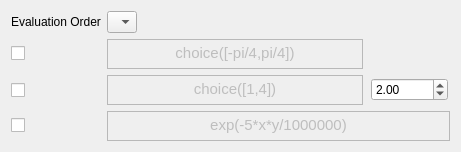
                          <widget class="QWidget" name="tab_10">
                           <attribute name="title">
                            <string>Elliptical</string>
                           </attribute>
                           <layout class="QGridLayout" name="gridLayout_22">
                            <item row="5" column="3" alignment="Qt::AlignHCenter">
                             <widget class="QDoubleSpinBox" name="doubleSpinBox_Rrvector">
                              <property name="minimum">
                               <double>0.010000000000000</double>
                              </property>
                              <property name="maximum">
                               <double>99999.000000000000000</double>
                              </property>
                              <property name="value">
                               <double>2.000000000000000</double>
                              </property>
                             </widget>
                            </item>
                            <item row="6" column="0" alignment="Qt::AlignLeft">
                             <widget class="QCheckBox" name="checkBox_adotrvector">
                              <property name="text">
                               <string/>
                              </property>
                              <property name="icon">
                               <iconset resource="resourceLIST.qrc">
                                <normaloff>:/adotr.png</normaloff>:/adotr.png</iconset>
                              </property>
                              <property name="iconSize">
                               <size>
                                <width>70</width>
                                <height>25</height>
                               </size>
                              </property>
                             </widget>
                            </item>
                            <item row="6" column="1" colspan="3">
                             <widget class="QTextEdit" name="textEdit_adotrvector">
                              <property name="enabled">
                               <bool>false</bool>
                              </property>
                              <property name="minimumSize">
                               <size>
                                <width>0</width>
                                <height>30</height>
                               </size>
                              </property>
                              <property name="maximumSize">
                               <size>
                                <width>16777215</width>
                                <height>30</height>
                               </size>
                              </property>
                              <property name="html">
                               <string>&lt;!DOCTYPE HTML PUBLIC &quot;-//W3C//DTD HTML 4.0//EN&quot; &quot;http://www.w3.org/TR/REC-html40/strict.dtd&quot;&gt;
&lt;html&gt;&lt;head&gt;&lt;meta name=&quot;qrichtext&quot; content=&quot;1&quot; /&gt;&lt;style type=&quot;text/css&quot;&gt;
p, li { white-space: pre-wrap; }
&lt;/style&gt;&lt;/head&gt;&lt;body style=&quot; font-family:'Ubuntu'; font-size:11pt; font-weight:400; font-style:normal;&quot;&gt;
&lt;p align=&quot;center&quot; style=&quot; margin-top:0px; margin-bottom:0px; margin-left:0px; margin-right:0px; -qt-block-indent:0; text-indent:0px;&quot;&gt;exp(-5*x*y/1000000)&lt;/p&gt;&lt;/body&gt;&lt;/html&gt;</string>
                              </property>
                             </widget>
                            </item>
                            <item row="2" column="0" alignment="Qt::AlignLeft">
                             <widget class="QCheckBox" name="checkBox_thetarvector">
                              <property name="text">
                               <string/>
                              </property>
                              <property name="icon">
                               <iconset resource="resourceLIST.qrc">
                                <normaloff>:/thetarvector.png</normaloff>:/thetarvector.png</iconset>
                              </property>
                              <property name="iconSize">
                               <size>
                                <width>70</width>
                                <height>30</height>
                               </size>
                              </property>
                             </widget>
                            </item>
                            <item row="5" column="1" colspan="2">
                             <widget class="QTextEdit" name="textEdit_Rrvector">
                              <property name="enabled">
                               <bool>false</bool>
                              </property>
                              <property name="maximumSize">
                               <size>
                                <width>16777215</width>
                                <height>30</height>
                               </size>
                              </property>
                              <property name="html">
                               <string>&lt;!DOCTYPE HTML PUBLIC &quot;-//W3C//DTD HTML 4.0//EN&quot; &quot;http://www.w3.org/TR/REC-html40/strict.dtd&quot;&gt;
&lt;html&gt;&lt;head&gt;&lt;meta name=&quot;qrichtext&quot; content=&quot;1&quot; /&gt;&lt;style type=&quot;text/css&quot;&gt;
p, li { white-space: pre-wrap; }
&lt;/style&gt;&lt;/head&gt;&lt;body style=&quot; font-family:'Ubuntu'; font-size:11pt; font-weight:400; font-style:normal;&quot;&gt;
&lt;p align=&quot;center&quot; style=&quot; margin-top:0px; margin-bottom:0px; margin-left:0px; margin-right:0px; -qt-block-indent:0; text-indent:0px;&quot;&gt;choice([1,4])&lt;/p&gt;&lt;/body&gt;&lt;/html&gt;</string>
                              </property>
                             </widget>
                            </item>
                            <item row="5" column="0">
                             <widget class="QCheckBox" name="checkBox_Rrvector">
                              <property name="enabled">
                               <bool>true</bool>
                              </property>
                              <property name="maximumSize">
                               <size>
                                <width>16777215</width>
                                <height>30</height>
                               </size>
                              </property>
                              <property name="palette">
                               <palette>
                                <active>
                                 <colorrole role="WindowText">
                                  <brush brushstyle="SolidPattern">
                                   <color alpha="255">
                                    <red>76</red>
                                    <green>76</green>
                                    <blue>76</blue>
                                   </color>
                                  </brush>
                                 </colorrole>
                                 <colorrole role="Text">
                                  <brush brushstyle="SolidPattern">
                                   <color alpha="255">
                                    <red>60</red>
                                    <green>60</green>
                                    <blue>60</blue>
                                   </color>
                                  </brush>
                                 </colorrole>
                                 <colorrole role="ButtonText">
                                  <brush brushstyle="SolidPattern">
                                   <color alpha="255">
                                    <red>76</red>
                                    <green>76</green>
                                    <blue>76</blue>
                                   </color>
                                  </brush>
                                 </colorrole>
                                 <colorrole role="Highlight">
                                  <brush brushstyle="SolidPattern">
                                   <color alpha="255">
                                    <red>240</red>
                                    <green>119</green>
                                    <blue>70</blue>
                                   </color>
                                  </brush>
                                 </colorrole>
                                 <colorrole role="HighlightedText">
                                  <brush brushstyle="SolidPattern">
                                   <color alpha="255">
                                    <red>254</red>
                                    <green>254</green>
                                    <blue>254</blue>
                                   </color>
                                  </brush>
                                 </colorrole>
                                </active>
                                <inactive>
                                 <colorrole role="WindowText">
                                  <brush brushstyle="SolidPattern">
                                   <color alpha="255">
                                    <red>76</red>
                                    <green>76</green>
                                    <blue>76</blue>
                                   </color>
                                  </brush>
                                 </colorrole>
                                 <colorrole role="Text">
                                  <brush brushstyle="SolidPattern">
                                   <color alpha="255">
                                    <red>60</red>
                                    <green>60</green>
                                    <blue>60</blue>
                                   </color>
                                  </brush>
                                 </colorrole>
                                 <colorrole role="ButtonText">
                                  <brush brushstyle="SolidPattern">
                                   <color alpha="255">
                                    <red>76</red>
                                    <green>76</green>
                                    <blue>76</blue>
                                   </color>
                                  </brush>
                                 </colorrole>
                                 <colorrole role="Highlight">
                                  <brush brushstyle="SolidPattern">
                                   <color alpha="255">
                                    <red>228</red>
                                    <green>226</green>
                                    <blue>224</blue>
                                   </color>
                                  </brush>
                                 </colorrole>
                                 <colorrole role="HighlightedText">
                                  <brush brushstyle="SolidPattern">
                                   <color alpha="255">
                                    <red>42</red>
                                    <green>42</green>
                                    <blue>42</blue>
                                   </color>
                                  </brush>
                                 </colorrole>
                                </inactive>
                                <disabled>
                                 <colorrole role="WindowText">
                                  <brush brushstyle="SolidPattern">
                                   <color alpha="255">
                                    <red>76</red>
                                    <green>76</green>
                                    <blue>76</blue>
                                   </color>
                                  </brush>
                                 </colorrole>
                                 <colorrole role="Text">
                                  <brush brushstyle="SolidPattern">
                                   <color alpha="255">
                                    <red>60</red>
                                    <green>60</green>
                                    <blue>60</blue>
                                   </color>
                                  </brush>
                                 </colorrole>
                                 <colorrole role="ButtonText">
                                  <brush brushstyle="SolidPattern">
                                   <color alpha="255">
                                    <red>76</red>
                                    <green>76</green>
                                    <blue>76</blue>
                                   </color>
                                  </brush>
                                 </colorrole>
                                 <colorrole role="Highlight">
                                  <brush brushstyle="SolidPattern">
                                   <color alpha="255">
                                    <red>228</red>
                                    <green>226</green>
                                    <blue>224</blue>
                                   </color>
                                  </brush>
                                 </colorrole>
                                 <colorrole role="HighlightedText">
                                  <brush brushstyle="SolidPattern">
                                   <color alpha="255">
                                    <red>254</red>
                                    <green>254</green>
                                    <blue>254</blue>
                                   </color>
                                  </brush>
                                 </colorrole>
                                </disabled>
                               </palette>
                              </property>
                              <property name="text">
                               <string/>
                              </property>
                              <property name="icon">
                               <iconset resource="resourceLIST.qrc">
                                <normaloff>:/Rrvector.png</normaloff>:/Rrvector.png</iconset>
                              </property>
                              <property name="iconSize">
                               <size>
                                <width>70</width>
                                <height>30</height>
                               </size>
                              </property>
                             </widget>
                            </item>
                            <item row="2" column="1" colspan="2">
                             <widget class="QTextEdit" name="textEdit_thetarvector">
                              <property name="enabled">
                               <bool>false</bool>
                              </property>
                              <property name="maximumSize">
                               <size>
                                <width>16777215</width>
                                <height>30</height>
                               </size>
                              </property>
                              <property name="html">
                               <string>&lt;!DOCTYPE HTML PUBLIC &quot;-//W3C//DTD HTML 4.0//EN&quot; &quot;http://www.w3.org/TR/REC-html40/strict.dtd&quot;&gt;
&lt;html&gt;&lt;head&gt;&lt;meta name=&quot;qrichtext&quot; content=&quot;1&quot; /&gt;&lt;style type=&quot;text/css&quot;&gt;
p, li { white-space: pre-wrap; }
&lt;/style&gt;&lt;/head&gt;&lt;body style=&quot; font-family:'Ubuntu'; font-size:11pt; font-weight:400; font-style:normal;&quot;&gt;
&lt;p align=&quot;center&quot; style=&quot; margin-top:0px; margin-bottom:0px; margin-left:0px; margin-right:0px; -qt-block-indent:0; text-indent:0px;&quot;&gt;choice([-pi/4,pi/4])&lt;/p&gt;&lt;/body&gt;&lt;/html&gt;</string>
                              </property>
                             </widget>
                            </item>
                            <item row="1" column="0" alignment="Qt::AlignLeft">
                             <widget class="QLabel" name="label_13">
                              <property name="text">
                               <string>Evaluation Order</string>
                              </property>
                             </widget>
                            </item>
                            <item row="1" column="1" alignment="Qt::AlignLeft">
                             <widget class="QComboBox" name="comboBox_order">
                              <property name="iconSize">
                               <size>
                                <width>90</width>
                                <height>20</height>
                               </size>
                              </property>
                              <item>
                               <property name="text">
                                <string/>
                               </property>
                               <property name="icon">
                                <iconset resource="resourceLIST.qrc">
                                 <normaloff>:/thetaRa.png</normaloff>:/thetaRa.png</iconset>
                               </property>
                              </item>
                              <item>
                               <property name="text">
                                <string/>
                               </property>
                               <property name="icon">
                                <iconset resource="resourceLIST.qrc">
                                 <normaloff>:/thetaar.png</normaloff>:/thetaar.png</iconset>
                               </property>
                              </item>
                              <item>
                               <property name="text">
                                <string/>
                               </property>
                               <property name="icon">
                                <iconset resource="resourceLIST.qrc">
                                 <normaloff>:/Rthetaa.png</normaloff>:/Rthetaa.png</iconset>
                               </property>
                              </item>
                              <item>
                               <property name="text">
                                <string/>
                               </property>
                               <property name="icon">
                                <iconset resource="resourceLIST.qrc">
                                 <normaloff>:/Ratheta.png</normaloff>:/Ratheta.png</iconset>
                               </property>
                              </item>
                              <item>
                               <property name="text">
                                <string/>
                               </property>
                               <property name="icon">
                                <iconset resource="resourceLIST.qrc">
                                 <normaloff>:/Athetar.png</normaloff>:/Athetar.png</iconset>
                               </property>
                              </item>
                              <item>
                               <property name="text">
                                <string/>
                               </property>
                               <property name="icon">
                                <iconset resource="resourceLIST.qrc">
                                 <normaloff>:/Artheta.png</normaloff>:/Artheta.png</iconset>
                               </property>
                              </item>
                             </widget>
                            </item>
                           </layout>
                          </widget>
